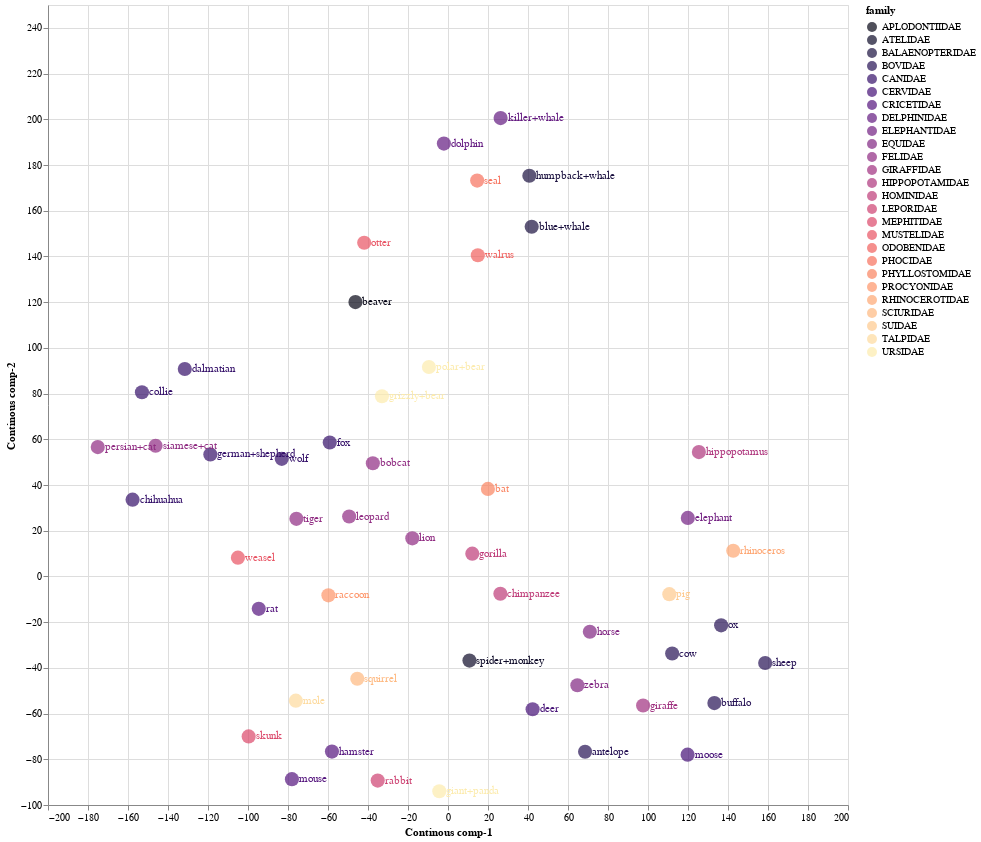

Source (notebook cell):
### Code cell
source = tsne_continous_df1

points = alt.Chart(source).mark_circle(size=200).encode(
    x='Continous comp-1:Q',
    y='Continous comp-2:Q',
    color=alt.Color('family:N', scale=alt.Scale(scheme='Magma'))
    ).properties(
    width=800,
    height=800
)

text = points.mark_text(
    align='left',
    baseline='middle',
    dx=7
).encode(
    text='index:N'
)

points.interactive() + text

### Figure 1 — Vega-Lite specification as saved in the notebook (floating-point values rounded to 4 significant figures)
{"config": {"view": {"continuousWidth": 400, "continuousHeight": 300}}, "layer": [{"mark": {"type": "circle", "size": 200}, "encoding": {"color": {"field": "family", "scale": {"scheme": "Magma"}, "type": "nominal"}, "x": {"field": "Continous comp-1", "type": "quantitative"}, "y": {"field": "Continous comp-2", "type": "quantitative"}}, "height": 800, "selection": {"selector011": {"type": "interval", "bind": "scales", "encodings": ["x", "y"]}}, "width": 800}, {"mark": {"type": "text", "align": "left", "baseline": "middle", "dx": 7}, "encoding": {"color": {"field": "family", "scale": {"scheme": "Magma"}, "type": "nominal"}, "text": {"field": "index", "type": "nominal"}, "x": {"field": "Continous comp-1", "type": "quantitative"}, "y": {"field": "Continous comp-2", "type": "quantitative"}}, "height": 800, "width": 800}], "data": {"name": "data-cff74b673e4632c02dff18d1bda25d30"}, "$schema": "https://vega.github.io/schema/vega-lite/v4.17.0.json", "datasets": {"data-cff74b673e4632c02dff18d1bda25d30": [{"Continous comp-1": 68.54, "Continous comp-2": -76.7, "index": "antelope", "order": "ARTIODACTYLA", "family": "BOVIDAE", "K_mean": 9}, {"Continous comp-1": -33.01, "Continous comp-2": 78.83, "index": "grizzly+bear", "order": "CARNIVORA", "family": "URSIDAE", "K_mean": 6}, {"Continous comp-1": 26.31, "Continous comp-2": 200.5, "index": "killer+whale", "order": "ARTIODACTYLA", "family": "DELPHINIDAE", "K_mean": 7}, {"Continous comp-1": -46.28, "Continous comp-2": 120.0, "index": "beaver", "order": "RODENTIA", "family": "APLODONTIIDAE", "K_mean": 8}, {"Continous comp-1": -131.6, "Continous comp-2": 90.76, "index": "dalmatian", "order": "CARNIVORA", "family": "CANIDAE", "K_mean": 2}, {"Continous comp-1": -175.1, "Continous comp-2": 56.58, "index": "persian+cat", "order": "CARNIVORA", "family": "FELIDAE", "K_mean": 2}, {"Continous comp-1": 70.92, "Continous comp-2": -24.22, "index": "horse", "order": "PERISSODACTYLA", "family": "EQUIDAE", "K_mean": 5}, {"Continous comp-1": -118.8, "Continous comp-2": 53.36, "index": "german+shepherd", "order": "CARNIVORA", "family": "CANIDAE", "K_mean": 2}, {"Continous comp-1": 41.85, "Continous comp-2": 153.0, "index": "blue+whale", "order": "ARTIODACTYLA", "family": "BALAENOPTERIDAE", "K_mean": 7}, {"Continous comp-1": -146.2, "Continous comp-2": 57.15, "index": "siamese+cat", "order": "CARNIVORA", "family": "FELIDAE", "K_mean": 2}, {"Continous comp-1": -99.67, "Continous comp-2": -70.0, "index": "skunk", "order": "CARNIVORA", "family": "MEPHITIDAE", "K_mean": 1}, {"Continous comp-1": -76.08, "Continous comp-2": -54.34, "index": "mole", "order": "EULIPOTYPHLA", "family": "TALPIDAE", "K_mean": 1}, {"Continous comp-1": -75.8, "Continous comp-2": 25.2, "index": "tiger", "order": "CARNIVORA", "family": "FELIDAE", "K_mean": 4}, {"Continous comp-1": 125.4, "Continous comp-2": 54.41, "index": "hippopotamus", "order": "ARTIODACTYLA", "family": "HIPPOPOTAMIDAE", "K_mean": 11}, {"Continous comp-1": -49.43, "Continous comp-2": 26.2, "index": "leopard", "order": "CARNIVORA", "family": "FELIDAE", "K_mean": 6}, {"Continous comp-1": 119.8, "Continous comp-2": -77.97, "index": "moose", "order": "ARTIODACTYLA", "family": "CERVIDAE", "K_mean": 9}, {"Continous comp-1": 10.73, "Continous comp-2": -36.81, "index": "spider+monkey", "order": "PRIMATES", "family": "ATELIDAE", "K_mean": 10}, {"Continous comp-1": 40.68, "Continous comp-2": 175.3, "index": "humpback+whale", "order": "ARTIODACTYLA", "family": "BALAENOPTERIDAE", "K_mean": 7}, {"Continous comp-1": 119.9, "Continous comp-2": 25.6, "index": "elephant", "order": "PROBOSCIDEA", "family": "ELEPHANTIDAE", "K_mean": 9}, {"Continous comp-1": 12.15, "Continous comp-2": 9.955, "index": "gorilla", "order": "PRIMATES", "family": "HOMINIDAE", "K_mean": 10}, {"Continous comp-1": 136.6, "Continous comp-2": -21.41, "index": "ox", "order": "ARTIODACTYLA", "family": "BOVIDAE", "K_mean": 3}, {"Continous comp-1": -59.12, "Continous comp-2": 58.59, "index": "fox", "order": "CARNIVORA", "family": "CANIDAE", "K_mean": 6}, {"Continous comp-1": 158.6, "Continous comp-2": -37.86, "index": "sheep", "order": "ARTIODACTYLA", "family": "BOVIDAE", "K_mean": 3}, {"Continous comp-1": 14.59, "Continous comp-2": 173.2, "index": "seal", "order": "CARNIVORA", "family": "PHOCIDAE", "K_mean": 7}, {"Continous comp-1": 26.19, "Continous comp-2": -7.589, "index": "chimpanzee", "order": "PRIMATES", "family": "HOMINIDAE", "K_mean": 10}, {"Continous comp-1": -58.02, "Continous comp-2": -76.64, "index": "hamster", "order": "RODENTIA", "family": "CRICETIDAE", "K_mean": 1}, {"Continous comp-1": -45.35, "Continous comp-2": -44.79, "index": "squirrel", "order": "RODENTIA", "family": "SCIURIDAE", "K_mean": 1}, {"Continous comp-1": 142.6, "Continous comp-2": 11.24, "index": "rhinoceros", "order": "PERISSODACTYLA", "family": "RHINOCEROTIDAE", "K_mean": 3}, {"Continous comp-1": -35.14, "Continous comp-2": -89.31, "index": "rabbit", "order": "LAGOMORPHA", "family": "LEPORIDAE", "K_mean": 1}, {"Continous comp-1": 19.96, "Continous comp-2": 38.3, "index": "bat", "order": "CHIROPTERA", "family": "PHYLLOSTOMIDAE", "K_mean": 10}, {"Continous comp-1": 97.55, "Continous comp-2": -56.48, "index": "giraffe", "order": "ARTIODACTYLA", "family": "GIRAFFIDAE", "K_mean": 9}, {"Continous comp-1": -83.13, "Continous comp-2": 51.44, "index": "wolf", "order": "CARNIVORA", "family": "CANIDAE", "K_mean": 4}, {"Continous comp-1": -157.7, "Continous comp-2": 33.57, "index": "chihuahua", "order": "CARNIVORA", "family": "CANIDAE", "K_mean": 2}, {"Continous comp-1": -94.62, "Continous comp-2": -14.19, "index": "rat", "order": "RODENTIA", "family": "CRICETIDAE", "K_mean": 4}, {"Continous comp-1": -105.0, "Continous comp-2": 8.221, "index": "weasel", "order": "CARNIVORA", "family": "MUSTELIDAE", "K_mean": 4}, {"Continous comp-1": -41.9, "Continous comp-2": 146.0, "index": "otter", "order": "CARNIVORA", "family": "MUSTELIDAE", "K_mean": 8}, {"Continous comp-1": 133.2, "Continous comp-2": -55.41, "index": "buffalo", "order": "ARTIODACTYLA", "family": "BOVIDAE", "K_mean": 9}, {"Continous comp-1": 64.69, "Continous comp-2": -47.59, "index": "zebra", "order": "PERISSODACTYLA", "family": "EQUIDAE", "K_mean": 5}, {"Continous comp-1": -4.348, "Continous comp-2": -93.98, "index": "giant+panda", "order": "CARNIVORA", "family": "URSIDAE", "K_mean": 0}, {"Continous comp-1": 42.31, "Continous comp-2": -58.13, "index": "deer", "order": "ARTIODACTYLA", "family": "CERVIDAE", "K_mean": 5}, {"Continous comp-1": -37.58, "Continous comp-2": 49.5, "index": "bobcat", "order": "CARNIVORA", "family": "FELIDAE", "K_mean": 6}, {"Continous comp-1": 110.7, "Continous comp-2": -7.747, "index": "pig", "order": "ARTIODACTYLA", "family": "SUIDAE", "K_mean": 3}, {"Continous comp-1": -17.84, "Continous comp-2": 16.68, "index": "lion", "order": "CARNIVORA", "family": "FELIDAE", "K_mean": 10}, {"Continous comp-1": -78.03, "Continous comp-2": -88.7, "index": "mouse", "order": "RODENTIA", "family": "CRICETIDAE", "K_mean": 1}, {"Continous comp-1": -9.542, "Continous comp-2": 91.63, "index": "polar+bear", "order": "CARNIVORA", "family": "URSIDAE", "K_mean": 6}, {"Continous comp-1": -153.0, "Continous comp-2": 80.59, "index": "collie", "order": "CARNIVORA", "family": "CANIDAE", "K_mean": 2}, {"Continous comp-1": 14.91, "Continous comp-2": 140.5, "index": "walrus", "order": "CARNIVORA", "family": "ODOBENIDAE", "K_mean": 7}, {"Continous comp-1": -59.8, "Continous comp-2": -8.282, "index": "raccoon", "order": "CARNIVORA", "family": "PROCYONIDAE", "K_mean": 6}, {"Continous comp-1": 112.1, "Continous comp-2": -33.72, "index": "cow", "order": "ARTIODACTYLA", "family": "BOVIDAE", "K_mean": 3}, {"Continous comp-1": -2.06, "Continous comp-2": 189.4, "index": "dolphin", "order": "ARTIODACTYLA", "family": "DELPHINIDAE", "K_mean": 7}]}}
